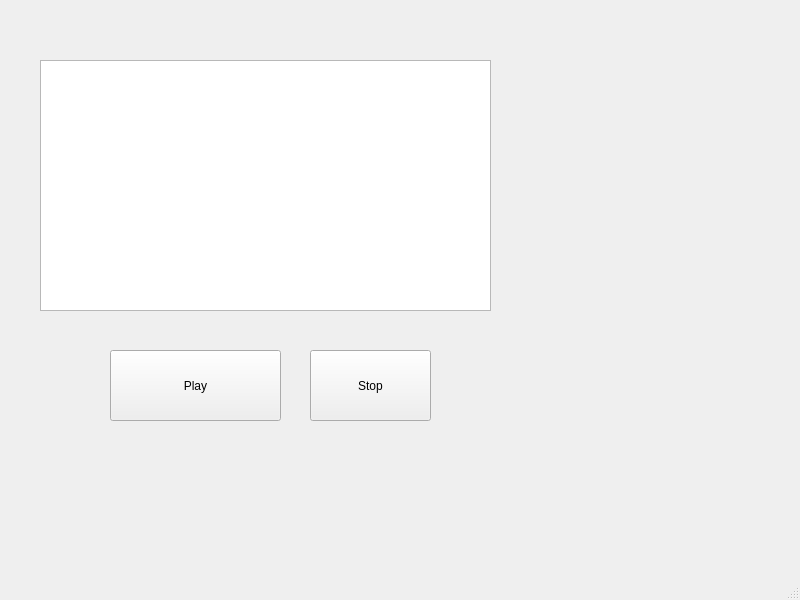
<?xml version="1.0" encoding="UTF-8"?>
<ui version="4.0">
 <class>MainWindow</class>
 <widget class="QMainWindow" name="MainWindow">
  <property name="geometry">
   <rect>
    <x>0</x>
    <y>0</y>
    <width>800</width>
    <height>600</height>
   </rect>
  </property>
  <property name="windowTitle">
   <string>Proyecto Text Mining and Image Recognition</string>
  </property>
  <widget class="QWidget" name="centralwidget">
   <widget class="QPushButton" name="pushButton">
    <property name="geometry">
     <rect>
      <x>110</x>
      <y>350</y>
      <width>171</width>
      <height>71</height>
     </rect>
    </property>
    <property name="text">
     <string>Play</string>
    </property>
   </widget>
   <widget class="QPushButton" name="pushButton_2">
    <property name="geometry">
     <rect>
      <x>310</x>
      <y>350</y>
      <width>121</width>
      <height>71</height>
     </rect>
    </property>
    <property name="text">
     <string>Stop</string>
    </property>
   </widget>
   <widget class="QGraphicsView" name="graphicsView">
    <property name="geometry">
     <rect>
      <x>40</x>
      <y>60</y>
      <width>451</width>
      <height>251</height>
     </rect>
    </property>
   </widget>
  </widget>
  <widget class="QMenuBar" name="menubar">
   <property name="geometry">
    <rect>
     <x>0</x>
     <y>0</y>
     <width>800</width>
     <height>21</height>
    </rect>
   </property>
  </widget>
  <widget class="QStatusBar" name="statusbar"/>
 </widget>
 <resources/>
 <connections/>
</ui>
